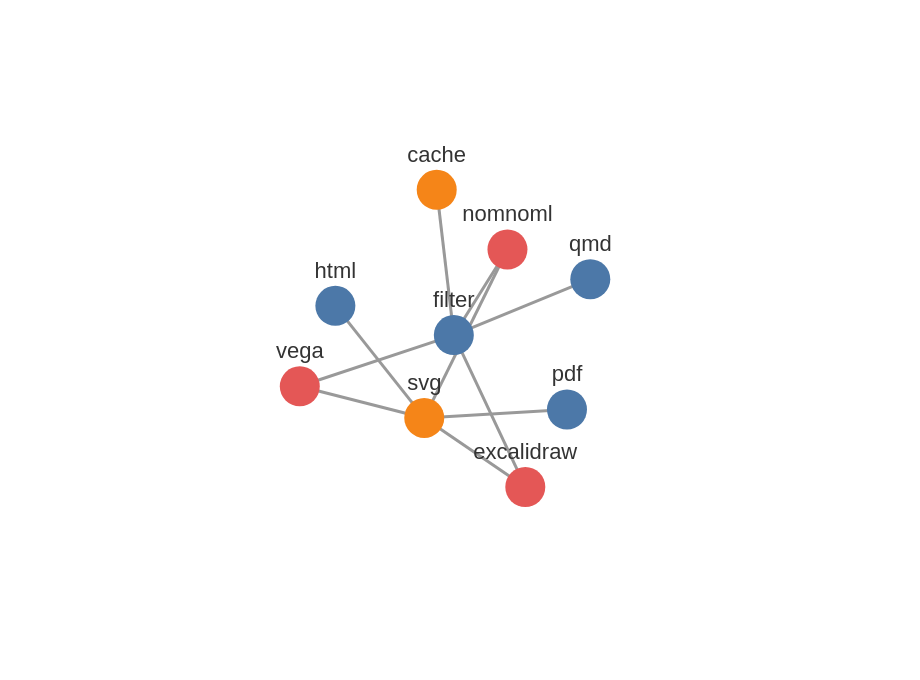

Write a Vega-Lite specification for this figure.
### Vega specification from a JSON file in a GitHub repository (floating-point values rounded to 4 significant figures)
{"$schema": "https://vega.github.io/schema/vega/v6.json", "description": "Force-directed graph of the livefigures pipeline", "width": 420, "height": 300, "padding": 20, "signals": [], "data": [{"name": "node-data", "values": [{"name": "qmd", "group": 1}, {"name": "filter", "group": 1}, {"name": "cache", "group": 2}, {"name": "excalidraw", "group": 3}, {"name": "vega", "group": 3}, {"name": "nomnoml", "group": 3}, {"name": "svg", "group": 2}, {"name": "html", "group": 1}, {"name": "pdf", "group": 1}]}, {"name": "link-data", "values": [{"source": 0, "target": 1}, {"source": 1, "target": 2}, {"source": 1, "target": 3}, {"source": 1, "target": 4}, {"source": 1, "target": 5}, {"source": 3, "target": 6}, {"source": 4, "target": 6}, {"source": 5, "target": 6}, {"source": 6, "target": 7}, {"source": 6, "target": 8}]}], "scales": [{"name": "color", "type": "ordinal", "domain": {"data": "node-data", "field": "group"}, "range": {"scheme": "tableau10"}}], "marks": [{"name": "nodes", "type": "symbol", "zindex": 1, "from": {"data": "node-data"}, "encode": {"enter": {"fill": {"scale": "color", "field": "group"}, "size": {"value": 400}}}, "transform": [{"type": "force", "iterations": 300, "static": true, "signal": "force", "forces": [{"force": "center", "x": {"signal": "width / 2"}, "y": {"signal": "height / 2"}}, {"force": "collide", "radius": 22}, {"force": "nbody", "strength": -80}, {"force": "link", "links": "link-data", "distance": 65}]}]}, {"type": "path", "from": {"data": "link-data"}, "interactive": false, "encode": {"update": {"stroke": {"value": "#999"}, "strokeWidth": {"value": 1.5}}}, "transform": [{"type": "linkpath", "require": {"signal": "force"}, "shape": "line", "sourceX": "datum.source.x", "sourceY": "datum.source.y", "targetX": "datum.target.x", "targetY": "datum.target.y"}]}, {"type": "text", "from": {"data": "nodes"}, "zindex": 2, "interactive": false, "encode": {"update": {"x": {"field": "x"}, "y": {"field": "y", "offset": -14}, "text": {"field": "datum.name"}, "align": {"value": "center"}, "fontSize": {"value": 11}, "fill": {"value": "#333"}}}}]}
